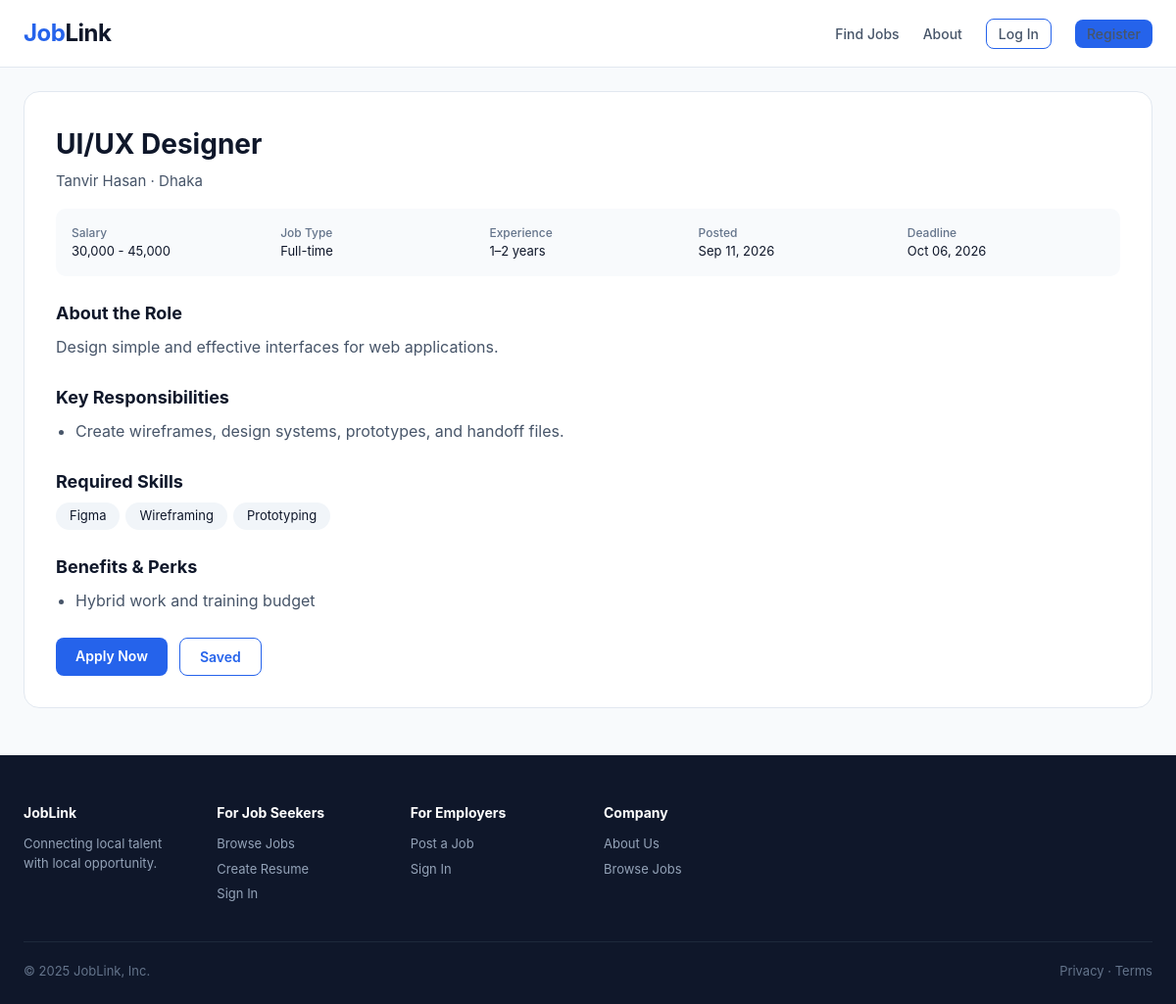
Page /?page=job-details&id=2 (signed in) on the committed database.
### tables this page shows
CREATE TABLE jobs (
 id INT AUTO_INCREMENT PRIMARY KEY,
 employer_id INT NOT NULL,
 category_id INT DEFAULT NULL,
 title VARCHAR(180) NOT NULL,
 type ENUM('Full-time','Part-time','Internship','Remote') DEFAULT 'Full-time',
 workplace ENUM('Office','Remote','Hybrid') DEFAULT 'Office',
 location VARCHAR(160) NOT NULL,
 vacancy INT DEFAULT 1,
 salary_min DECIMAL(12,2) DEFAULT NULL,
 salary_max DECIMAL(12,2) DEFAULT NULL,
 education TEXT,
 experience TEXT,
 skills TEXT,
 description TEXT NOT NULL,
 responsibilities TEXT,
 benefits TEXT,
 deadline DATE NOT NULL,
 status ENUM('draft','active','closed','expired') DEFAULT 'active',
 created_at TIMESTAMP DEFAULT CURRENT_TIMESTAMP,
 CONSTRAINT fk_job_employer FOREIGN KEY (employer_id) REFERENCES users(id) ON DELETE CASCADE,
 CONSTRAINT fk_job_category FOREIGN KEY (category_id) REFERENCES categories(id) ON DELETE SET NULL
);

CREATE TABLE users (
 id INT AUTO_INCREMENT PRIMARY KEY,
 name VARCHAR(120) NOT NULL,
 email VARCHAR(150) NOT NULL UNIQUE,
 phone VARCHAR(30) DEFAULT NULL,
 password VARCHAR(255) NOT NULL,
 role ENUM('applicant','employer','admin') NOT NULL,
 status ENUM('active','pending','suspended','inactive') DEFAULT 'active',
 created_at TIMESTAMP DEFAULT CURRENT_TIMESTAMP
);

### pages/guest/job-details.php (the view, shortened to what this page needs)
<?php
require_once __DIR__ . '/../../config.php';
$id = $_GET['id'] ?? 0;
$db = getDB();
$stmt = $db->prepare("
    SELECT j.*, u.name as employer_name, u.id as employer_id, c.name as category_name
    FROM jobs j
    LEFT JOIN users u ON j.employer_id = u.id
    LEFT JOIN categories c ON j.category_id = c.id
    WHERE j.id = ?
");
$stmt->execute([$id]);
$job = $stmt->fetch();
$similar_html = '';
$tags = '';
if ($job['skills']) {
    foreach (explode(',', $job['skills']) as $skill) {
        if (trim($skill) !== '') {
            $tags .= "<span>" . e(trim($skill)) . "</span>";
        }
    }
}
$responsibilities = '';
if ($job['responsibilities']) {
    $lines = explode("\n", $job['responsibilities']);
    foreach ($lines as $line) {
        if (trim($line)) {
            $responsibilities .= "<li>" . htmlspecialchars(trim($line)) . "</li>";
        }
    }
}
$benefits_html = '';
if ($job['benefits']) {
    $lines = explode("\n", $job['benefits']);
    foreach ($lines as $line) {
        if (trim($line)) {
            $benefits_html .= "<li>" . htmlspecialchars(trim($line)) . "</li>";
        }
    }
}
$is_saved = false;
if (is_logged_in() && get_user_role() === 'applicant') {
    $stmt = $db->prepare("SELECT id FROM saved_jobs WHERE applicant_id = ? AND job_id = ?");
    $stmt->execute([get_user_id(), $id]);
    $is_saved = $stmt->fetch() ? true : false;
}
$apply_target = '?role=applicant&page=job-details&id=' . (int)$id . '&apply=1';
if (is_logged_in() && get_user_role() === 'applicant') {
    $apply_url = $apply_target;
    $apply_label = 'Apply Now';
} elseif (is_logged_in()) {
    $apply_url = '?role=' . get_user_role() . '&page=dashboard';
    $apply_label = 'Apply Now';
} else {
    $apply_url = '?page=sign-in&next=' . rawurlencode($apply_target);
    $apply_label = 'Apply Now';
}
$save_url = '?page=sign-in&next=' . rawurlencode('?role=applicant&page=job-details&id=' . (int)$id . '&save=1');
$save_label = $is_saved ? 'Saved' : 'Save Job';
render('guest/job-details.html', [
    'job_title' => $job['title'],
    'company' => $job['employer_name'],
    'location' => $job['location'],
    'salary' => ($job['salary_min'] ? number_format($job['salary_min']) . ' - ' . number_format($job['salary_max']) : 'Negotiable'),
    'job_type' => $job['type'],
    'experience' => $job['experience'] ?: 'Not specified',
    'posted' => date('M d, Y', strtotime($job['created_at'])),
    'deadline' => date('M d, Y', strtotime($job['deadline'])),
      'about_text' => new RawHtml(nl2br(e($job['description']))),
      'responsibilities' => new RawHtml($responsibilities),
      'tags' => new RawHtml($tags),
      'benefits' => new RawHtml($benefits_html),
      'similar_jobs' => new RawHtml($similar_html),
    'job_id' => $job['id'],
    'is_saved' => $is_saved ? 'true' : 'false',
    'apply_url' => $apply_url,
    'apply_label' => $apply_label,
    'save_url' => $save_url,
    'save_label' => $save_label
]);

### config.php (shortened to what this page needs)
<?php
class AppPDOStatement {
    private $stmt;
    public function __construct(PDOStatement $stmt) {
        $this->stmt = $stmt;
    }
    public function execute($params = null) {
        $this->stmt->execute($params);
        return $this;
    }
    public function fetch($mode = null) {
        return $mode === null ? $this->stmt->fetch() : $this->stmt->fetch($mode);
    }
}
class AppPDO extends PDO {
    #[\ReturnTypeWillChange]
    public function prepare($query, $options = []) {
        return new AppPDOStatement(parent::prepare($query, $options));
    }
}
function getDB() {
    static $pdo = null;
    if ($pdo === null) {
        $pdo = new AppPDO(
            'mysql:host=' . DB_HOST . ';dbname=' . DB_NAME . ';charset=utf8mb4',
            DB_USER, DB_PASS,
            [PDO::ATTR_ERRMODE => PDO::ERRMODE_EXCEPTION]
        );
        $pdo->exec("SET time_zone = '+06:00'");
    }
    return $pdo;
}
class RawHtml {
    public function __construct($html) {
        $this->html = (string)$html;
    }
}
function e($value) {
    return htmlspecialchars((string)$value, ENT_QUOTES);
}
function render($template, $data = []) {
    $path = __DIR__ . '/templates/' . $template;
    if (is_logged_in() && $user = get_user_data()) {
        foreach (['name' => 'name', 'role' => 'role'] as $key => $column) {
            if (!array_key_exists($key, $data)) {
                $data[$key] = (string)$user[$column];
            }
        }
    }
    $html = file_get_contents($path);
    foreach ($data as $key => $value) {
        if ($value instanceof RawHtml) {
            $html = str_replace('{{' . $key . '}}', $value->html, $html);
            continue;
        }
        $html = str_replace('{{' . $key . '}}', e((string)$value), $html);
    }
    echo $html;
}
function is_logged_in() {
    return isset($_SESSION['user_id']);
}
function get_user_id() {
    return $_SESSION['user_id'] ?? null;
}
function get_user_data() {
    $id = get_user_id();
    static $user = null;
    if ($user === null) {
        $user = getDB()->prepare("SELECT * FROM users WHERE id = ?")->execute([$id])->fetch();
    }
    return $user;
}

### public/css/global.css (style rules this page uses)
* { margin:0; padding:0; box-sizing:border-box; }
body { font-family:'Inter', system-ui, -apple-system, sans-serif; background:#f8fafc; color:#0f172a; line-height:1.5; }
a { text-decoration:none; color:inherit; }
.container { max-width:1200px; margin:0 auto; padding:0 24px; }
.logo { font-size:24px; font-weight:700; color:#2563eb; letter-spacing:-0.5px; }
.logo span { color:#0f172a; }
.btn { display:inline-block; padding:8px 20px; border-radius:8px; font-weight:600; font-size:14px; border:none; cursor:pointer; transition:all .2s; text-align:center; }
.btn-primary { background:#2563eb; color:#fff; }
.btn-outline { background:transparent; color:#2563eb; border:1.5px solid #2563eb; }
.btn-sm { padding:4px 12px; font-size:12px; }
.section { margin:24px 0; }
.section h3 { font-size:18px; margin-bottom:8px; }
.section p, .section ul { color:#475569; line-height:1.7; }
.section ul { padding-left:20px; margin-bottom:8px; }

### public/css/guest.css (style rules this page uses)
.guest-header { background:#fff; border-bottom:1px solid #e2e8f0; padding:16px 0; position:sticky; top:0; z-index:100; }
.guest-header .container { display:flex; justify-content:space-between; align-items:center; flex-wrap:wrap; gap:12px; }
.nav-links { display:flex; align-items:center; gap:24px; flex-wrap:wrap; }
.nav-links a { font-size:14px; font-weight:500; color:#475569; transition:color .2s; }
.job-detail { background:#fff; border:1px solid #e2e8f0; border-radius:16px; padding:32px; margin:24px 0; }
.job-detail .title { font-size:28px; font-weight:700; }
.job-detail .company { color:#475569; font-size:15px; margin:6px 0 2px; }
.job-detail .meta-grid { display:grid; grid-template-columns:repeat(auto-fit,minmax(140px,1fr)); gap:12px; background:#f8fafc; padding:16px; border-radius:10px; margin:16px 0; }
.job-detail .meta-grid .item { font-size:13px; }
.job-detail .meta-grid .item strong { display:block; font-size:12px; color:#64748b; font-weight:500; }
.job-detail .tags { display:flex; flex-wrap:wrap; gap:6px; }
.job-detail .tags span { background:#f1f5f9; padding:4px 14px; border-radius:20px; font-size:13px; }
.job-detail ul { padding-left:20px; color:#475569; line-height:1.7; }
.guest-footer { background:#0f172a; color:#cbd5e1; padding:48px 0 24px; margin-top:48px; }
.guest-footer .container { display:grid; grid-template-columns:repeat(auto-fit,minmax(160px,1fr)); gap:32px; }
.guest-footer h4 { color:#fff; font-size:14px; margin-bottom:12px; }
.guest-footer a { display:block; font-size:13px; color:#94a3b8; margin-bottom:6px; transition:color .2s; }
.guest-footer .bottom { grid-column:1/-1; border-top:1px solid #1e293b; padding-top:20px; font-size:13px; color:#64748b; display:flex; justify-content:space-between; flex-wrap:wrap; gap:12px; }

### rows in the picture
jobs: html "Job Link Find Jobs About Log In UI/UX Designer Tanvir Hasan · Dhaka Salary 30,000 - 45,000 Job Type Full-time Experience 1–2 years Posted Sep 11, 2026 Deadline Oct 06, 2026 About the Role Design simple and effective interfaces for web applications. Key Responsibilities Required Skills Benefits & Perks Apply Now Saved JobLink Connecting local talent with local opportunity. For Job Seekers Browse Jobs Create Resume Sign In For Employers Post a Job Sign In Company About Us Browse Jobs © 2025 JobLink, Inc. Privacy · Terms", responsibilities "Create wireframes, design systems, prototypes, and handoff files.", skills "Figma", skills "Wireframing", skills "Prototyping", benefits "Hybrid work and training budget"
